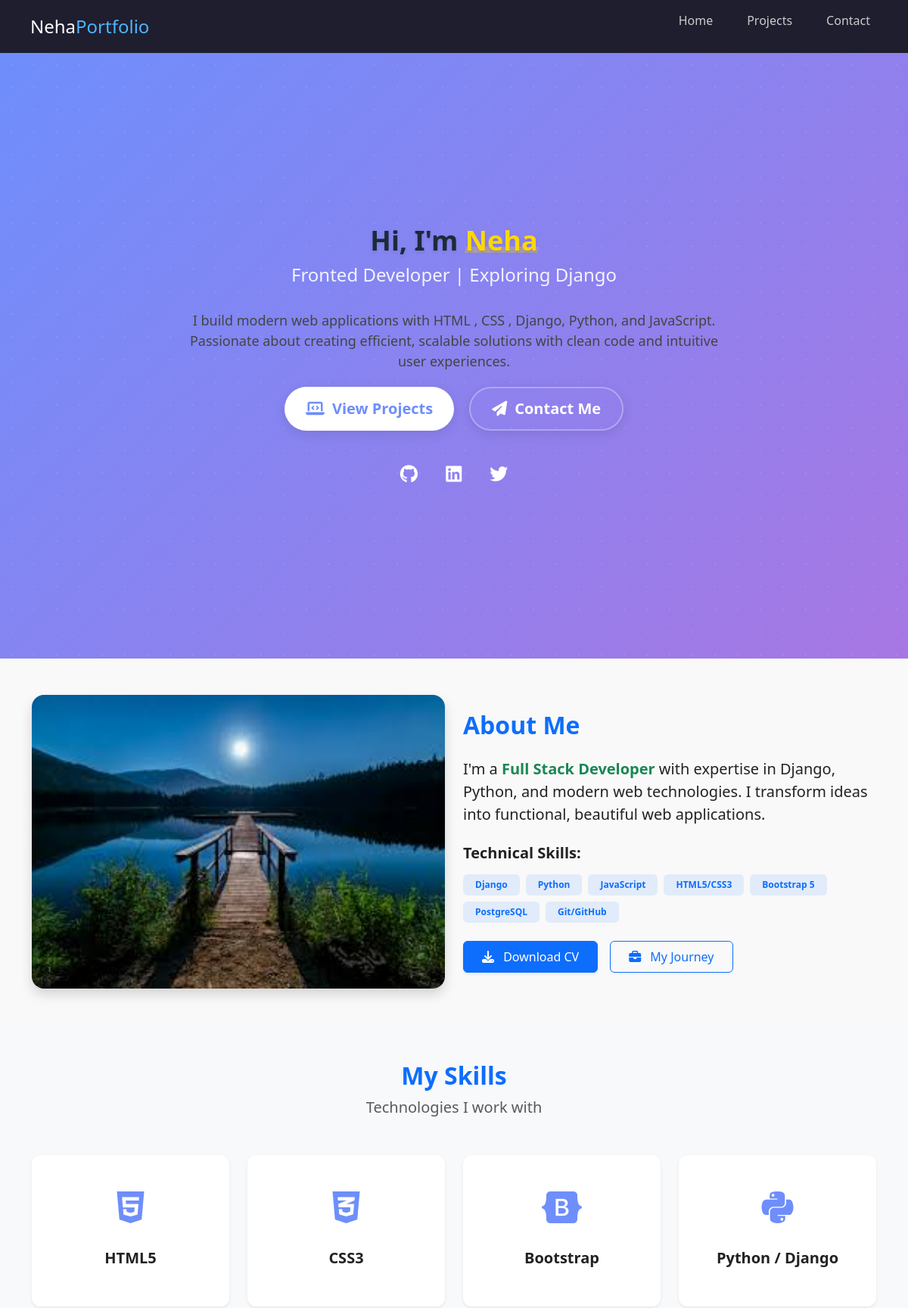
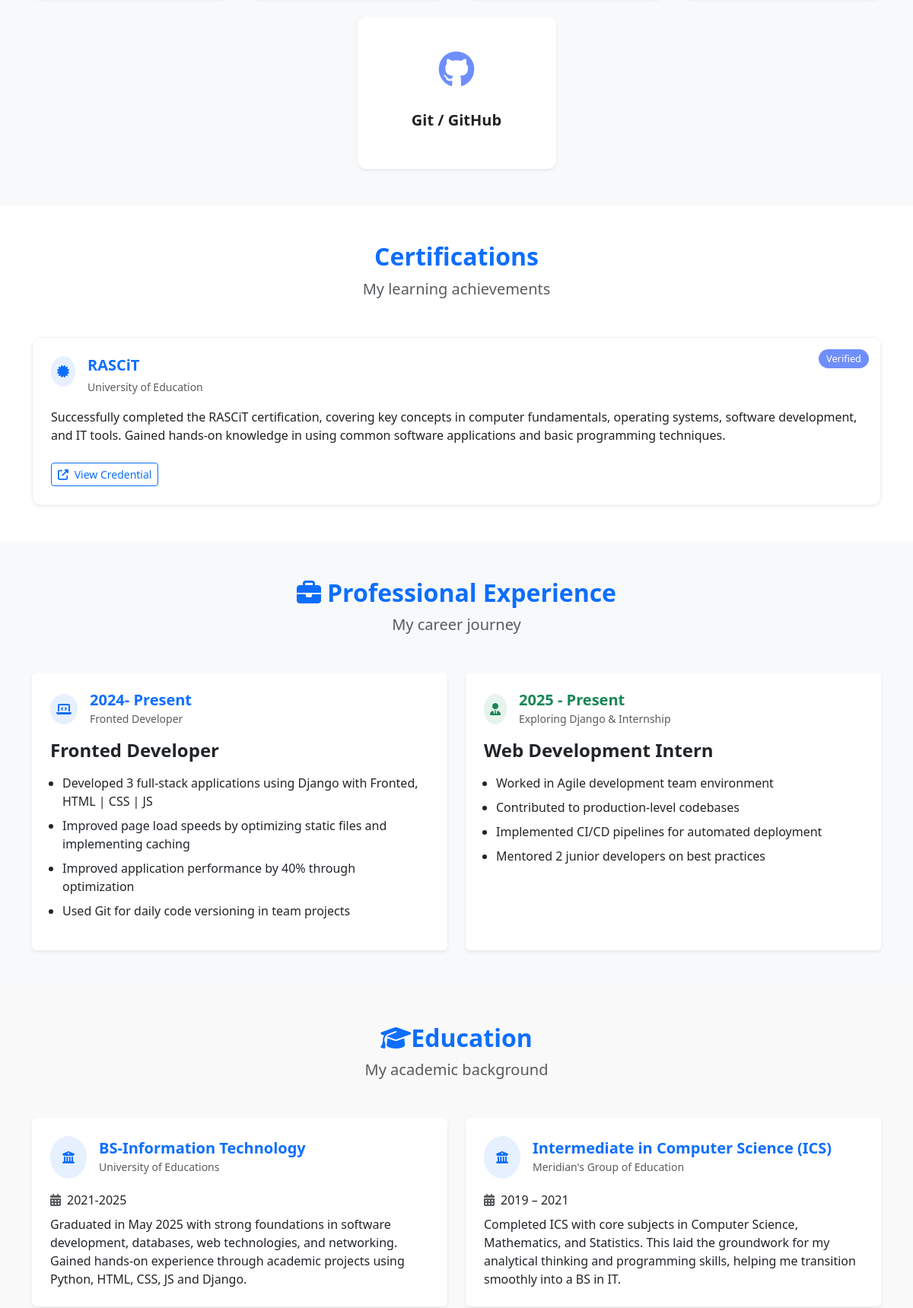
The page / (upper part) on the database its author committed (2 pictures, top to bottom).
### portfolio/models.py (models this page shows, shortened)
class Certification(models.Model):
    title = models.CharField(max_length=200)
    provider = models.CharField(max_length=200)
    description = models.TextField()
    certificate_url = models.URLField(blank=True, null=True)

class Education(models.Model):
    degree = models.CharField(max_length=200)
    institute = models.CharField(max_length=200)
    duration = models.CharField(max_length=100)
    description = models.TextField()

### portfolio/views.py (the view)
# urls.py: path('', views.index, name='home'),            # 👈 Default root URL
def index(request):
    skills = [
    {"name": "HTML5", "icon": "fab fa-html5", "desc": "Clean & semantic markup, SEO friendly structure.", "level": 95},
    {"name": "CSS3", "icon": "fab fa-css3-alt", "desc": "Responsive layouts, Grid & Flexbox, modern styling.", "level": 90},
    {"name": "Bootstrap", "icon": "fab fa-bootstrap", "desc": "Responsive design, components, and utilities.", "level": 85},
    {"name": "Python / Django", "icon": "fab fa-python", "desc": "Backend development, REST API, ORM, secure apps.", "level": 80},
    {"name": "Git / GitHub", "icon": "fab fa-github", "desc": "Version control, collaboration, and project management.", "level": 75}
]
    educations = Education.objects.all()
    certifications = Certification.objects.all()
    return render(request, 'portfolio/index.html', {
        "skills": skills,
        "educations": educations,
        "certifications": certifications
    })

### portfolio/templates/portfolio/index.html (shortened to what this page needs)
{% load static %}
<!DOCTYPE html>
<html lang="en">
<head>
  <link rel="stylesheet" href="https://cdnjs.cloudflare.com/ajax/libs/font-awesome/6.5.0/css/all.min.css">
  <link href="https://cdn.jsdelivr.net/npm/bootstrap@5.3.0/dist/css/bootstrap.min.css" rel="stylesheet">
  <link rel="stylesheet" href="https://cdnjs.cloudflare.com/ajax/libs/font-awesome/6.5.0/css/all.min.css">
  <link rel="stylesheet" href="https://cdnjs.cloudflare.com/ajax/libs/animate.css/4.1.1/animate.min.css">
  <link rel="stylesheet" href="{% static 'css/home.style.css' %}">
  <link rel="stylesheet" href="{% static 'css/header.style.css' %}">
  <link rel="stylesheet" href="{% static 'css/footer.style.css' %}">
</head>
<body>
  {% include 'portfolio/header.html' %}
  <section class="hero-section">
    <div class="hero-bg-pattern"></div>
    <div class="hero-content animate__animated animate__fadeIn">
      <h1 class="hero-title">
        Hi, I'm <span class="hero-highlight">Neha</span>
      </h1>
      <h2 class="hero-subtitle">Fronted Developer | Exploring Django </h2>
      <p class="hero-description">
        I build modern web applications with HTML , CSS , Django, Python, and JavaScript.
        Passionate about creating efficient, scalable solutions with clean code
        and intuitive user experiences.
      </p>
      <div class="d-flex flex-wrap justify-content-center">
        <a href="{% url 'project' %}" class="hero-cta">
          <i class="fas fa-laptop-code"></i> View Projects
        </a>
        <a href="{% url 'contact' %}" class="hero-cta secondary">
          <i class="fas fa-paper-plane"></i> Contact Me
        </a>
      </div>
      <div class="social-links mt-4">
        <a href="https://github.com/nehanasir987" class="text-white mx-3 fs-4"><i class="fab fa-github"></i></a>
        <a href="https://www.linkedin.com/in/neha-nasir/" class="text-white mx-3 fs-4"><i class="fab fa-linkedin"></i></a>
        <a href="https://x.com/NehaNasir923" class="text-white mx-3 fs-4"><i class="fab fa-twitter"></i></a>
      </div>
    </div>
  </section>
  <section class="container py-5" id="about">
    <div class="row align-items-center">
      <div class="col-lg-6 mb-5 mb-lg-0">
        <img src="{% static 'images/image1.jpeg' %}"
             class="img-fluid rounded-4 shadow floating"
             alt="Neha"
style="max-height: 500px; max-width: 100%; width: 100%;">
      </div>
      <div class="col-lg-6">
        <h2 class="text-primary mb-4 fw-bold">About Me</h2>
        <p class="lead mb-4">
          I'm a <span class="fw-bold text-success">Full Stack Developer</span> with
          expertise in Django, Python, and modern web technologies. I transform ideas
          into functional, beautiful web applications.
        </p>
        <div class="mb-4">
          <h5 class="fw-bold mb-3">Technical Skills:</h5>
          <div class="d-flex flex-wrap gap-2">
            <span class="badge bg-primary bg-opacity-10 text-primary py-2 px-3">Django</span>
            <span class="badge bg-primary bg-opacity-10 text-primary py-2 px-3">Python</span>
            <span class="badge bg-primary bg-opacity-10 text-primary py-2 px-3">JavaScript</span>
            <span class="badge bg-primary bg-opacity-10 text-primary py-2 px-3">HTML5/CSS3</span>
            <span class="badge bg-primary bg-opacity-10 text-primary py-2 px-3">Bootstrap 5</span>
            <span class="badge bg-primary bg-opacity-10 text-primary py-2 px-3">PostgreSQL</span>
            <span class="badge bg-primary bg-opacity-10 text-primary py-2 px-3">Git/GitHub</span>
          </div>
        </div>
        <div class="d-flex flex-wrap gap-3 mt-4">
          <a href="{% static 'images/neha.pdf' %}"
             class="btn btn-primary px-4 py-2 shadow-sm"
             target="_blank">
            <i class="fas fa-download me-2"></i> Download CV
          </a>
          <a href="#experience" class="btn btn-outline-primary px-4 py-2">
            <i class="fas fa-briefcase me-2"></i> My Journey
          </a>
        </div>
      </div>
    </div>
  </section>
  <section id="skills" class="skills-section py-5">
    <div class="container">
      <div class="text-center mb-5">
        <h2 class="text-primary fw-bold">My Skills</h2>
        <p class="lead text-muted">Technologies I work with</p>
      </div>
      <div class="row justify-content-center g-4">
        {% for skill in skills %}
        <div class="col-lg-3 col-md-4 col-sm-6">
          <div class="skill-card shadow-sm">
            <div class="skill-front">
              <i class="{{ skill.icon }}"></i>
              <h5 class="mt-3 fw-bold">{{ skill.name }}</h5>
            </div>
            <div class="skill-back">
              <p class="px-3">{{ skill.desc }}</p>
              <div class="mt-3">
                {% if skill.level %}
                <small class="text-white-50">Proficiency: {{ skill.level }}%</small>
                {% endif %}
              </div>
            </div>
          </div>
        </div>
        {% endfor %}
      </div>
    </div>
  </section>
  <section id="certifications" class="certifications-section py-5">
    <div class="container">
      <div class="text-center mb-5">
        <h2 class="text-primary fw-bold">Certifications</h2>
        <p class="lead text-muted">My learning achievements</p>
      </div>
      <div class="row g-7">
        {% for cert in certifications %}
        <div class="col-md-6 col-lg-12">
          <div class="cert-card h-100 shadow-sm position-relative">
            {% if cert.certificate_url %}
            <span class="cert-badge">Verified</span>
            {% endif %}
            <div class="card-body p-4">
              <div class="d-flex align-items-start mb-3">
                <div class="bg-primary bg-opacity-10 text-primary p-2 rounded-circle me-3">
                  <i class="fas fa-certificate"></i>
                </div>
                <div>
                  <h5 class="text-primary mb-1 fw-bold">{{ cert.title }}</h5>
                  <small class="text-muted">{{ cert.provider }}</small>
                </div>
              </div>
              <p class="card-text">{{ cert.description }}</p>
              {% if cert.certificate_url %}
              <a href="{{ cert.certificate_url }}"
                 class="btn btn-sm btn-outline-primary mt-2"
                 target="_blank">
                <i class="fas fa-external-link-alt me-1"></i> View Credential
              </a>
              {% endif %}
            </div>
          </div>
        </div>
        {% endfor %}
      </div>
    </div>
  </section>
  <section id="experience" class="py-5 bg-light">
    <div class="container">
      <div class="text-center mb-5">
        <h2 class="text-primary fw-bold">
          <i class="fas fa-briefcase me-2"></i>Professional Experience
        </h2>
        <p class="lead text-muted">My career journey</p>
      </div>
      <div class="row justify-content-center g-4">
        <div class="col-lg-6">
          <div class="card h-100 border-0 shadow-sm experience-card">
            <div class="card-body p-4">
              <div class="d-flex align-items-center mb-3">
                <div class="bg-primary bg-opacity-10 text-primary p-2 rounded-circle me-3">
                  <i class="fas fa-laptop-code"></i>
                </div>
                <div>
                  <h5 class="text-primary mb-0 fw-bold">2024- Present</h5>
                  <small class="text-muted">Fronted Developer</small>
                </div>
              </div>
              <h4 class="fw-bold mb-3">Fronted Developer</h4>
              <ul class="ps-3">
                <li class="mb-2">Developed 3 full-stack applications using Django with Fronted, HTML | CSS | JS</li>
                <li class="mb-2">Improved page load speeds by optimizing static files and implementing caching</li>                <li class="mb-2">Improved application performance by 40% through optimization</li>
                <li>Used Git for daily code versioning in team projects</li>
   </ul>
            </div>
          </div>
        </div>
        <div class="col-lg-6">
          <div class="card h-100 border-0 shadow-sm experience-card">
            <div class="card-body p-4">
              <div class="d-flex align-items-center mb-3">
                <div class="bg-success bg-opacity-10 text-success p-2 rounded-circle me-3">
                  <i class="fas fa-user-tie"></i>
                </div>
                <div>
                  <h5 class="text-success mb-0 fw-bold">2025 - Present </h5>
                  <small class="text-muted"> Exploring Django & Internship</small>
                </div>
              </div>
              <h4 class="fw-bold mb-3">Web Development Intern</h4>
              <ul class="ps-3">
                <li class="mb-2">Worked in Agile development team environment</li>
                <li class="mb-2">Contributed to production-level codebases</li>
                <li class="mb-2">Implemented CI/CD pipelines for automated deployment</li>
                <li>Mentored 2 junior developers on best practices</li>
              </ul>
            </div>
          </div>
        </div>
      </div>
    </div>
  </section>
  <section id="education" class="py-5">
    <div class="container">
      <div class="text-center mb-5">
        <h2 class="text-primary fw-bold">
          <i class="fas fa-graduation-cap me-6"></i>Education
        </h2>
        <p class="lead text-muted">My academic background</p>
      </div>
      <div class="row g-4">
        {% for edu in educations %}
        <div class="col-md-6">
          <div class="card h-100 border-0 shadow-sm edu-card">
            <div class="card-body p-4">
              <div class="d-flex align-items-center mb-3">
                <div class="bg-primary bg-opacity-10 text-primary p-3 rounded-circle me-3">
                  <i class="fas fa-university"></i>
                </div>
                <div>
                  <h5 class="text-primary mb-0 fw-bold">{{ edu.degree }}</h5>
                  <small class="text-muted">{{ edu.institute }}</small>
                </div>
              </div>
              <p class="mb-2">
                <i class="fas fa-calendar-alt me-2 text-muted"></i>{{ edu.duration }}
              </p>
              <p class="card-text">{{ edu.description }}</p>
            </div>
          </div>
        </div>
        {% endfor %}
      </div>
    </div>
  </section>
</body>
</html>

### portfolio/static/css/home.style.css (style rules this page uses)
* { margin: 0; padding: 0; box-sizing: border-box; }
body { font-family: sans-serif; }
.hero-section { width: 100%; height: 500px; background-color: #ffffff; position: relative; display: flex; flex-direction: column; justify-content: center; z-index: 1; padding: 0 30px; }
.hero-section .hero-content { z-index: 2; font-size: 20px; }
.hero-content h1 { color: #1e2a38; margin-top: 0; margin-bottom: 10px; font-size: 36px; font-weight: bold; }
.hero-content p { color: #444; margin-top: 10px; margin-bottom: 20px; font-size: 18px; line-height: 1.5; }

### portfolio/static/css/header.style.css (style rules this page uses)
* { margin: 0; padding: 0; box-sizing: border-box; font-family: "Segoe UI", sans-serif; }
body { background: #f9f9f9; color: #222; }

### portfolio/templates/portfolio/index.html (style rules this page uses)
:root { --primary: #6e8efb; --secondary: #a777e3; --dark: #2d3748; --light: #f8f9fa; }
.hero-section { background: linear-gradient(135deg, var(--primary), var(--secondary)); color: white; padding: 5rem 2rem; position: relative; overflow: hidden; min-height: 100vh; display: flex; align-items: center; text-align: center; }
.hero-bg-pattern { position: absolute; top: 0; left: 0; width: 100%; height: 100%; opacity: 0.1; background-image: radial-gradient(var(--light) 1px, transparent 1px); background-size: 30px 30px; }
.hero-content { position: relative; z-index: 2; max-width: 800px; margin: 0 auto; }
.hero-title { font-size: clamp(2.5rem, 6vw, 4rem); font-weight: 700; line-height: 1.2; margin-bottom: 1.5rem; text-shadow: 0 2px 4px rgba(0,0,0,0.1); }
.hero-highlight { color: #ffd700; position: relative; display: inline-block; }
.hero-highlight::after { content: ''; position: absolute; bottom: 5px; left: 0; width: 100%; height: 8px; background: rgba(255, 215, 0, 0.3); z-index: -1; transform: skewX(-15deg); }
.hero-subtitle { font-size: clamp(1.2rem, 3vw, 1.5rem); margin-bottom: 2rem; opacity: 0.9; }
.hero-description { font-size: 1.1rem; line-height: 1.7; margin-bottom: 2.5rem; max-width: 700px; margin-left: auto; margin-right: auto; }
.hero-cta { display: inline-flex; align-items: center; gap: 10px; padding: 12px 28px; background: white; color: var(--primary); border-radius: 50px; font-weight: 600; text-decoration: none; transition: all 0.4s ease; box-shadow: 0 4px 15px rgba(0,0,0,0.1); margin: 0 10px 15px; }
.hero-cta.secondary { background: transparent; color: white; border: 2px solid rgba(255,255,255,0.3); }
.skills-section { background: var(--light); position: relative; overflow: hidden; }
.skill-card { perspective: 1000px; height: 200px; position: relative; transition: all 0.5s ease; border: none; border-radius: 12px; overflow: hidden; }
.skill-front, .skill-back { position: absolute; width: 100%; height: 100%; backface-visibility: hidden; display: flex; flex-direction: column; justify-content: center; align-items: center; padding: 20px; transition: all 0.6s ease; }
.skill-front { background: white; transform: rotateY(0deg); }
.skill-front i { font-size: 3rem; color: var(--primary); margin-bottom: 15px; transition: all 0.3s ease; }
.skill-back { background: var(--primary); color: white; transform: rotateY(180deg); text-align: center; }
.certifications-section { background: white; }
.cert-card { transition: all 0.3s ease; border-radius: 12px; overflow: hidden; border: 1px solid rgba(0,0,0,0.05); }
.cert-badge { position: absolute; top: 15px; right: 15px; background: var(--primary); color: white; padding: 3px 10px; border-radius: 50px; font-size: 0.8rem; }
.floating { animation: float 4s ease-in-out infinite; }

### rows shown on the page
Certification: shows "Verified", title "RASCiT", provider "University of Education", description "Successfully completed the RASCiT certification, covering key concepts in computer fundamentals, operating systems, software development, and IT tools. Gained hands-on knowledge in using common software applications and basic programming techniques."
Education: degree "BS-Information Technology", institute "University of Educations", duration "2021-2025", description "Graduated in May 2025 with strong foundations in software development, databases, web technologies, and networking. Gained hands-on experience through academic projects using Python, HTML, CSS, JS and Django."
Education: degree "Intermediate in Computer Science (ICS)", institute "Meridian's Group of Education", duration "2019 – 2021", description "Completed ICS with core subjects in Computer Science, Mathematics, and Statistics. This laid the groundwork for my analytical thinking and programming skills, helping me transition smoothly into a BS in IT."

### other values the page prints
{{ skill.name }} "HTML5" "CSS3" "Bootstrap" "Python / Django" "Git / GitHub"
